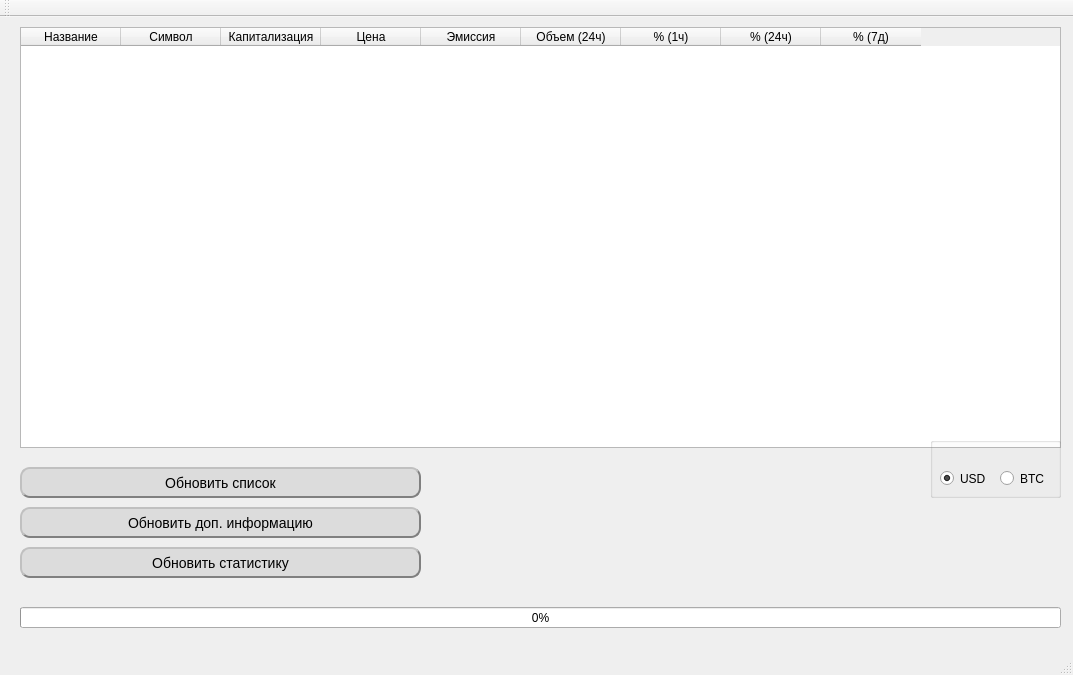
<?xml version="1.0" encoding="UTF-8"?>
<ui version="4.0">
 <class>MainWindow</class>
 <widget class="QMainWindow" name="MainWindow">
  <property name="geometry">
   <rect>
    <x>0</x>
    <y>0</y>
    <width>1073</width>
    <height>675</height>
   </rect>
  </property>
  <property name="windowTitle">
   <string>MainWindow</string>
  </property>
  <property name="styleSheet">
   <string notr="true"/>
  </property>
  <widget class="QWidget" name="centralWidget">
   <widget class="QTableWidget" name="tableWidgetCurrencies">
    <property name="geometry">
     <rect>
      <x>20</x>
      <y>10</y>
      <width>1041</width>
      <height>421</height>
     </rect>
    </property>
    <column>
     <property name="text">
      <string>Название</string>
     </property>
    </column>
    <column>
     <property name="text">
      <string>Символ</string>
     </property>
    </column>
    <column>
     <property name="text">
      <string>Капитализация</string>
     </property>
    </column>
    <column>
     <property name="text">
      <string>Цена</string>
     </property>
    </column>
    <column>
     <property name="text">
      <string>Эмиссия</string>
     </property>
    </column>
    <column>
     <property name="text">
      <string>Объем (24ч)</string>
     </property>
    </column>
    <column>
     <property name="text">
      <string>% (1ч)</string>
     </property>
    </column>
    <column>
     <property name="text">
      <string>% (24ч)</string>
     </property>
    </column>
    <column>
     <property name="text">
      <string>% (7д)</string>
     </property>
    </column>
   </widget>
   <widget class="QPushButton" name="pushButtonUpdate">
    <property name="geometry">
     <rect>
      <x>20</x>
      <y>450</y>
      <width>401</width>
      <height>31</height>
     </rect>
    </property>
    <property name="styleSheet">
     <string notr="true">QPushButton
{
	border: 2px outset grey;
	border-radius: 10px;
	background-color: gainsboro;
	font-size: 14px;
}

QPushButton:pressed
{
	border: 1px inset grey;
}


</string>
    </property>
    <property name="text">
     <string>Обновить список</string>
    </property>
   </widget>
   <widget class="QPushButton" name="pushButtonUpdate_2">
    <property name="geometry">
     <rect>
      <x>20</x>
      <y>490</y>
      <width>401</width>
      <height>31</height>
     </rect>
    </property>
    <property name="styleSheet">
     <string notr="true">QPushButton
{
	border: 2px outset grey;
	border-radius: 10px;
	background-color: gainsboro;
	font-size: 14px;
}

QPushButton:pressed
{
	border: 1px inset grey;
}


</string>
    </property>
    <property name="text">
     <string>Обновить доп. информацию</string>
    </property>
   </widget>
   <widget class="QPushButton" name="pushButtonUpdate_3">
    <property name="geometry">
     <rect>
      <x>20</x>
      <y>530</y>
      <width>401</width>
      <height>31</height>
     </rect>
    </property>
    <property name="styleSheet">
     <string notr="true">QPushButton
{
	border: 2px outset grey;
	border-radius: 10px;
	background-color: gainsboro;
	font-size: 14px;
}

QPushButton:pressed
{
	border: 1px inset grey;
}


</string>
    </property>
    <property name="text">
     <string>Обновить статистику</string>
    </property>
   </widget>
   <widget class="QProgressBar" name="progressBar">
    <property name="geometry">
     <rect>
      <x>20</x>
      <y>590</y>
      <width>1041</width>
      <height>21</height>
     </rect>
    </property>
    <property name="value">
     <number>0</number>
    </property>
   </widget>
   <widget class="QLabel" name="label">
    <property name="geometry">
     <rect>
      <x>20</x>
      <y>570</y>
      <width>921</width>
      <height>17</height>
     </rect>
    </property>
    <property name="text">
     <string/>
    </property>
   </widget>
   <widget class="QGroupBox" name="groupBox">
    <property name="geometry">
     <rect>
      <x>930</x>
      <y>420</y>
      <width>131</width>
      <height>61</height>
     </rect>
    </property>
    <property name="title">
     <string/>
    </property>
    <widget class="QRadioButton" name="radioButton">
     <property name="geometry">
      <rect>
       <x>10</x>
       <y>30</y>
       <width>51</width>
       <height>23</height>
      </rect>
     </property>
     <property name="text">
      <string>USD</string>
     </property>
     <property name="checked">
      <bool>true</bool>
     </property>
    </widget>
    <widget class="QRadioButton" name="radioButton_2">
     <property name="geometry">
      <rect>
       <x>70</x>
       <y>30</y>
       <width>51</width>
       <height>23</height>
      </rect>
     </property>
     <property name="text">
      <string>BTC</string>
     </property>
    </widget>
   </widget>
  </widget>
  <widget class="QMenuBar" name="menuBar">
   <property name="geometry">
    <rect>
     <x>0</x>
     <y>0</y>
     <width>1073</width>
     <height>22</height>
    </rect>
   </property>
  </widget>
  <widget class="QToolBar" name="mainToolBar">
   <attribute name="toolBarArea">
    <enum>TopToolBarArea</enum>
   </attribute>
   <attribute name="toolBarBreak">
    <bool>false</bool>
   </attribute>
  </widget>
  <widget class="QStatusBar" name="statusBar"/>
 </widget>
 <layoutdefault spacing="6" margin="11"/>
 <resources/>
 <connections/>
</ui>
